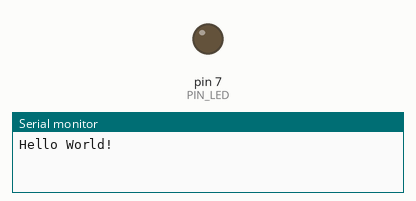
This sketch was run on a simulated Arduino Uno, built with avr-gcc and run on an emulated ATmega328P. Shown: output pins drawn as LEDs (lit = HIGH), the last lines printed to the serial monitor. Dashed ring = blinking. At 2.0 s the program stops and its outputs stay as they are.

Above: at 0.5 s.
At 1.85 s:
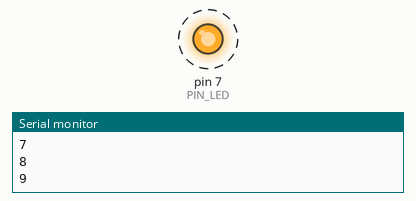
Timing chart, 0 to 3.0 s (numbered marks = the images above):
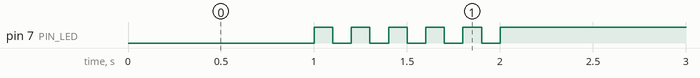

The sketch:

05_practice_2.ino
```cpp
#define PIN_LED 7
unsigned int count, toggle;

void setup() {
  pinMode(PIN_LED, OUTPUT);
  Serial.begin(115200); // Initialize serial port
  while (!Serial) {
    ; // wait for serial port to connect.
  }
  Serial.println("Hello World!");
  count = toggle = 0;
  digitalWrite(PIN_LED, 1); // turn off LED.
}

void loop() {
  if(count == 0) {
    digitalWrite(PIN_LED, 0);
    delay(1000);
  }
  else if(count > 10) {
    digitalWrite(PIN_LED, 1);
    while(1) {}
  }
  else {
    toggle = toggle_state(toggle);
    digitalWrite(PIN_LED, toggle);
    delay(100);
  }
  count += 1;
  Serial.println(count);
}

int toggle_state(int toggle) {
  if(toggle == 0) { toggle = 1; }
  else { toggle = 0; }
  return toggle;
}
```

Measured:
- by itself, pin 7 (PIN_LED): alternates HIGH for 0.10 s and LOW for 0.10 s, 11 changes in all, then stays HIGH
